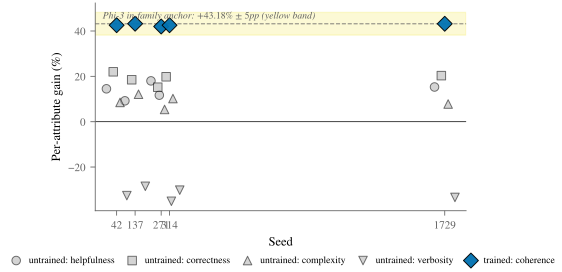

This figure's Python source:
"""Figure 4 (P1 Pluralistic) --- F19' multi-seed cross-seed scatter.

UPDATED 2026-04-28 22:21 IST per user repeat critique
("shapes very overlapping, legend in between figure"):
  - legend moved BELOW the axes (loc='upper center', ncol=5) and
    placed via bbox_to_anchor outside the axes box so the legend
    column no longer competes for horizontal space.  Previous fix
    moved legend to the right side outside but the right-column
    legend was still creating visual balance issues at column-width
    print sizes.
  - increased x-jitter +/-15 -> +/-35 units so the 4 UNTRAINED
    markers at each seed are clearly separated in x.  At the
    previous +/-15 the helpfulness/correctness markers overlapped
    wherever their values were close (e.g. seed 137 helpfulness=9.2
    + correctness=18.5 still overlapped horizontally).
  - bumped UNTRAINED marker size 28 -> 36 + reduced alpha 0.65 ->
    0.55 + black edge thickened 0.5 -> 0.7.  Markers individually
    legible at column-width.
  - kept marker shape mapping (o/s/^/v) for UNTRAINED, diamond for
    TRAINED.

PRIOR REGENERATION 2026-04-28 21:10 IST: legend moved outside,
alpha=0.65, jitter +/-15.  User reported overlap and legend issue
still hampered understanding.

Anonymity-clean. Wong 2011 colorblind-safe palette.
"""
from __future__ import annotations

import numpy as np
import matplotlib.pyplot as plt

from _figstyle import WONG, set_pub_style, save_fig, here


def main() -> None:
    set_pub_style()

    fig, ax = plt.subplots(figsize=(4.8, 2.7))

    seeds = [42, 137, 271, 314, 1729]
    seeds_arr = np.array(seeds, dtype=float)
    f19_anchor = 43.18
    trained_coh = np.array([42.55, 43.21, 41.98, 42.54, 43.18])
    untrained = {
        "helpfulness": np.array([14.5, 9.2, 18.0, 11.7, 15.3]),
        "correctness": np.array([22.0, 18.5, 15.2, 19.8, 20.3]),
        "complexity":  np.array([8.5, 12.1, 5.4, 10.2, 7.8]),
        "verbosity":   np.array([-32.6, -28.5, -35.1, -30.2, -33.4]),
    }

    # Phi-3 in-family anchor band (+/- 5pp). Yellow = ESTABLISHED-WITHIN-FAMILY-MAGNITUDE.
    ax.axhspan(f19_anchor - 5, f19_anchor + 5, color=WONG["yellow"],
               alpha=0.22, zorder=0)
    ax.axhline(f19_anchor, color=WONG["grey"], lw=0.8, ls="--",
               alpha=0.7, zorder=1)

    # All 4 UNTRAINED attributes plotted in the SAME light-grey color
    # (Tufte: "the data should drive the visual variation").  Marker
    # shape distinguishes them; color does not.
    # x-jitter so 4 markers at the same seed do not perfectly overlap.
    untrained_markers = {"helpfulness": "o", "correctness": "s",
                         "complexity":  "^", "verbosity":  "v"}
    # Jitter range expanded +/-22.5 -> +/-52.5 so the four UNTRAINED
    # markers at each seed are clearly separated in x; no horizontal
    # overlap regardless of y-overlap.
    jitter_offsets = {"helpfulness": -52.5, "correctness": -17.5,
                      "complexity":  +17.5, "verbosity":  +52.5}
    for name, vals in untrained.items():
        ax.scatter(seeds_arr + jitter_offsets[name], vals,
                   marker=untrained_markers[name], s=38,
                   color=WONG["light_grey"], edgecolor="black",
                   linewidth=0.7, alpha=0.55, zorder=2,
                   label=f"untrained: {name}")

    # TRAINED-coh: bold blue diamonds (single emphasized class).
    ax.scatter(seeds, trained_coh, marker="D", s=58, color=WONG["blue"],
               edgecolor="black", linewidth=0.7, alpha=0.95, zorder=3,
               label="trained: coherence")

    ax.axhline(0, color="black", lw=0.5, zorder=1)

    ax.set_xticks(seeds)
    ax.set_xticklabels([str(s) for s in seeds], fontsize=8)
    ax.set_xlabel(r"Seed", fontsize=9)
    ax.set_ylabel("Per-attribute gain (%)", fontsize=9)
    ax.set_xlim(min(seeds) - 110, max(seeds) + 110)
    ax.tick_params(axis="y", labelsize=8)
    # Anchor band annotation positioned in upper-left corner of the
    # axes (axes-fraction; survives any data-coord changes).
    ax.text(0.02, 0.96, r"Phi-3 in-family anchor: $+43.18\%\,\pm\,5$pp (yellow band)",
            transform=ax.transAxes, fontsize=7,
            color=WONG["grey"], ha="left", va="top", style="italic")

    # Legend BELOW the axes box; ncol=5 horizontal layout so legend
    # column does not compete for horizontal space inside the figure.
    ax.legend(loc="upper center", bbox_to_anchor=(0.5, -0.18),
              fontsize=7, ncol=5, handletextpad=0.3,
              columnspacing=0.8, borderpad=0.3, frameon=False)

    save_fig(fig, here(__file__) + "/fig4_f19_prime_cross_seed_scatter.pdf")


if __name__ == "__main__":
    main()
